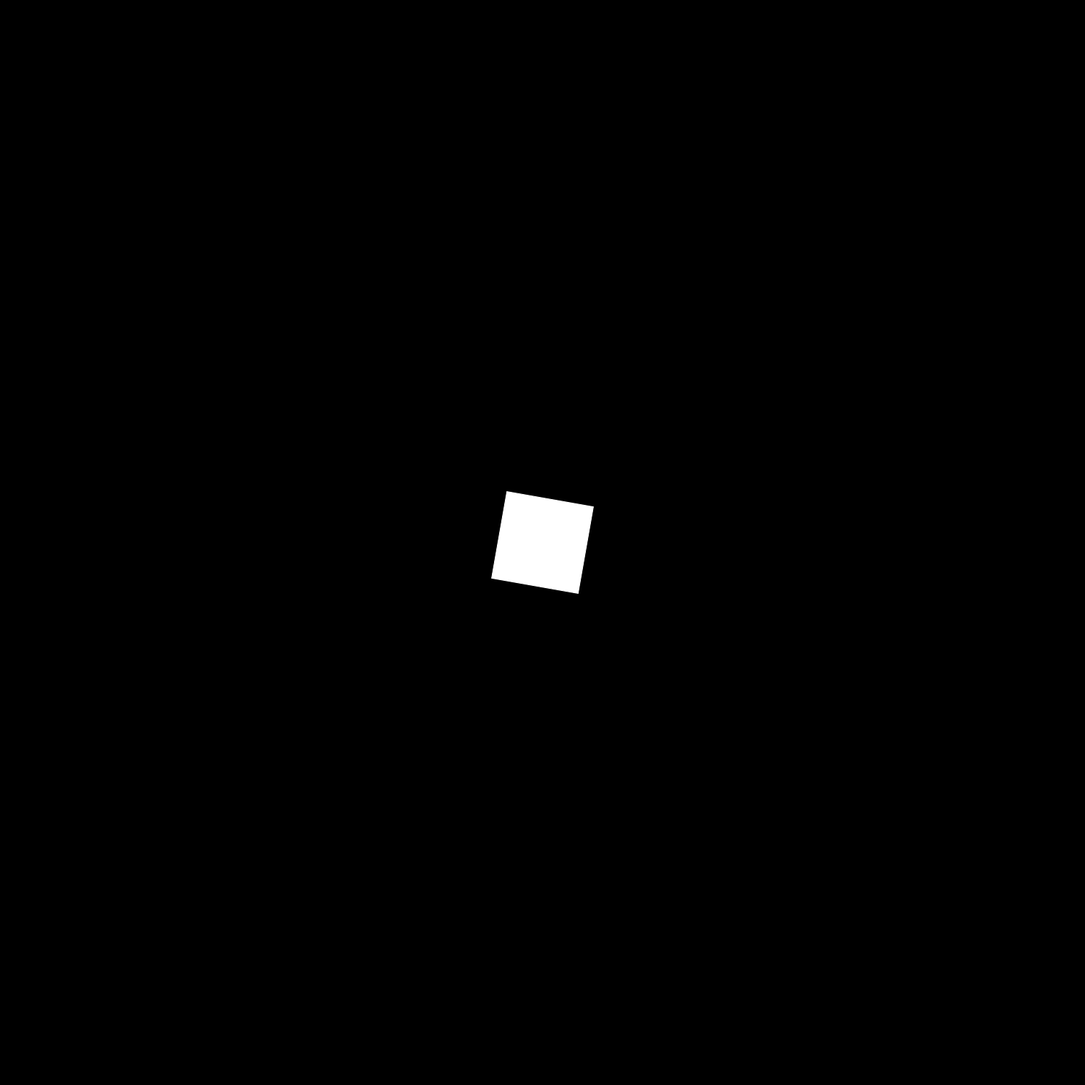
Frame 1 (no input)
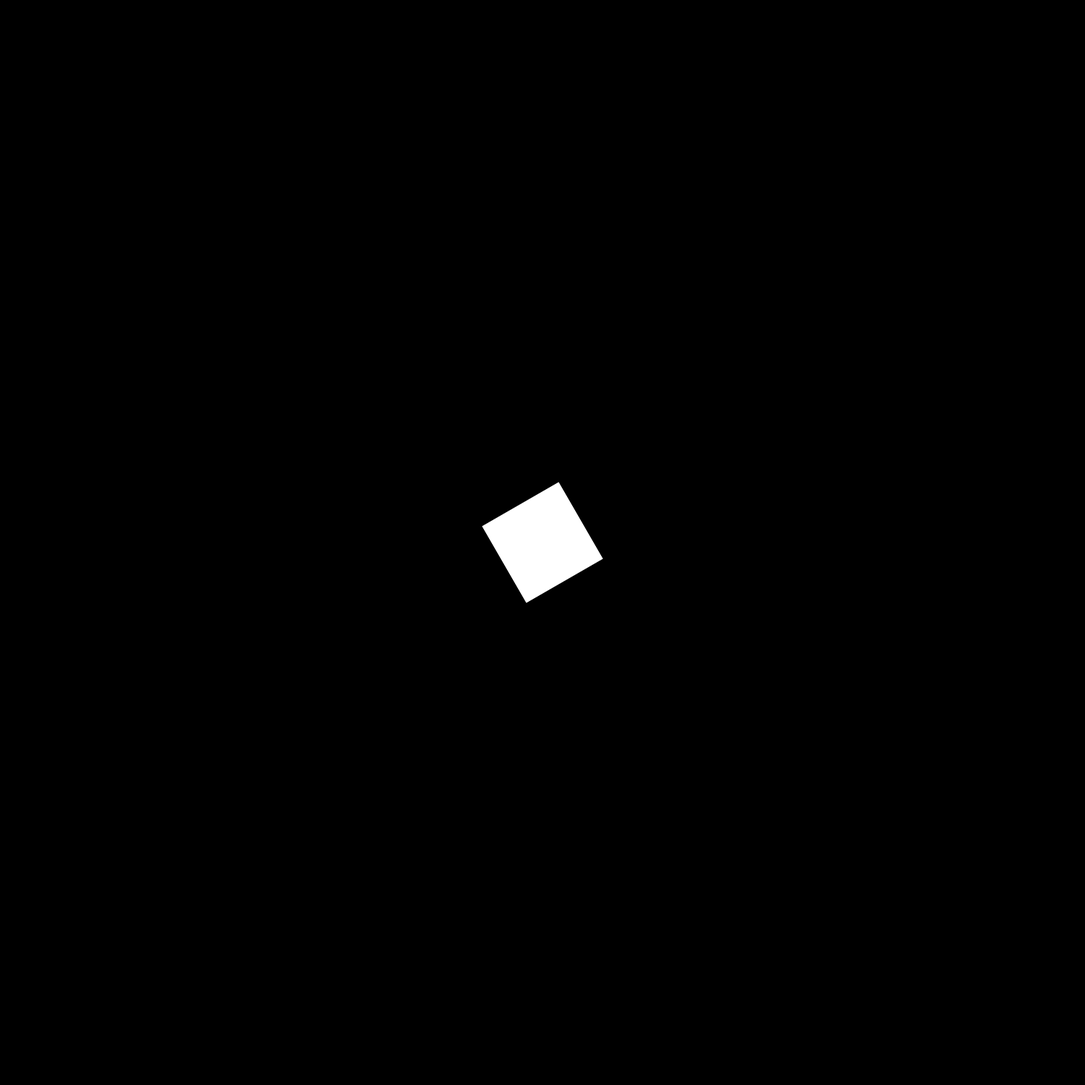
Frame 60 (no input)
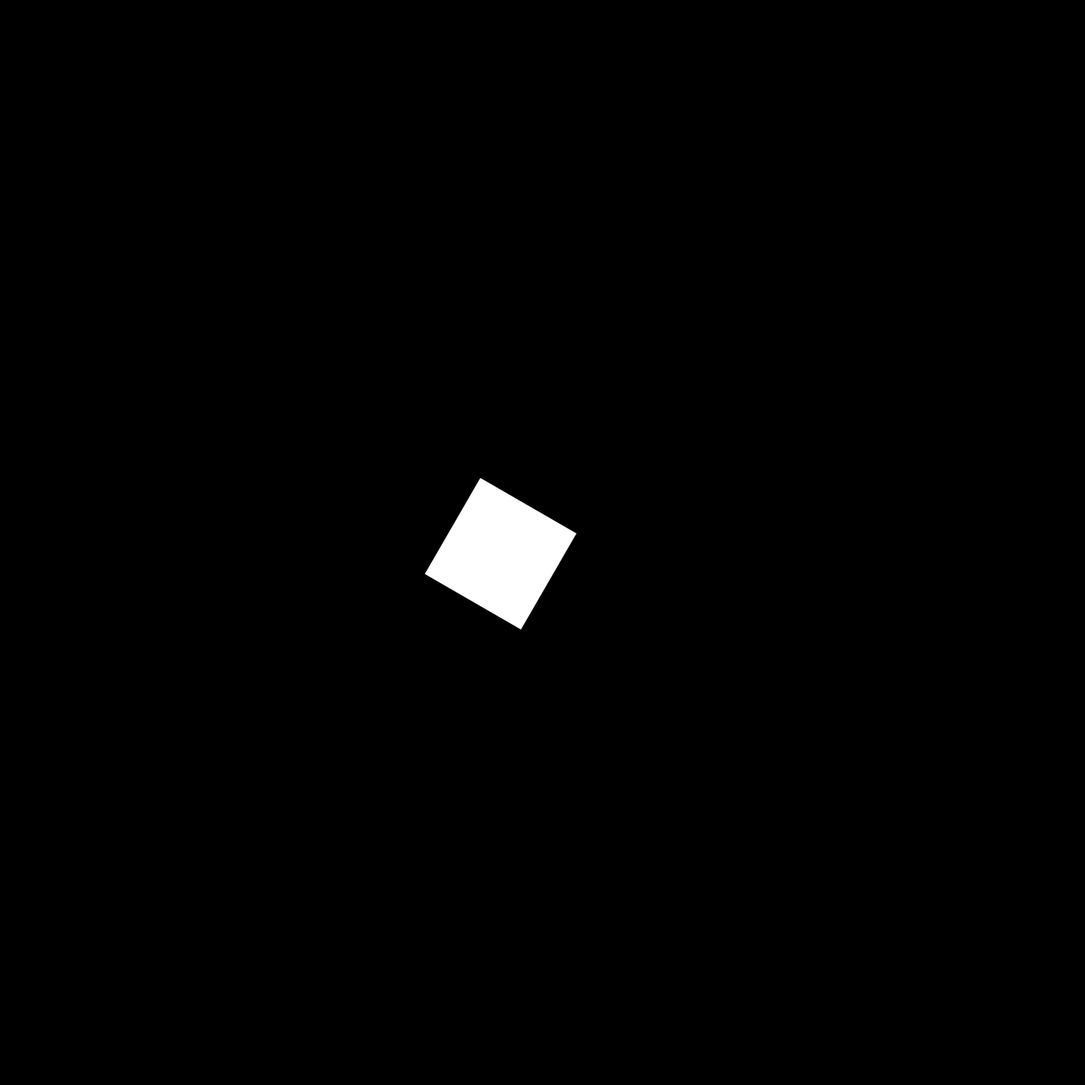
Frame 120 (the mouse pressed at the canvas centre since frame 60)

The p5.js sketch that drew these frames (run headless with seeded random() and noise() and a simulated clock; from frame 60 on, the mouse is pressed at the canvas centre):

// p5.js sketch
// ── sketch.js
//Daniel Shiffman Nature of Code CH 6 

var atom;
var s;

function setup() {
    createCanvas(1500,1500);
     rectMode(CENTER);
    atom = new Atom(0,0);
    
    s = 3*random(0,10);
}


function Atom(x, y, m) {
  this.pos = createVector(x, y);
  this.vel = createVector(0, 0);
  this.acc = createVector(0, 0);
  this.maxspeed = 1;
  this.maxforce = 0.9;
    
    this.applyForce = function(force) {
        this.acc.add(force);
     }
    
    this.arrive = function(target) {
        
        var desired = p5.Vector.sub(target, this.pos);
        
      //  desired.setMag(this.maxspeed);
        
        var d = desired.mag();
        
        if (d<50){
            
            var m = map(d,0,50,0, this.maxspeed);
            desired.setMag(m);
        } else{
            desired.setMag(this.maxspeed)
            
        }
        
        
        var steering = p5.Vector.sub(desired, this.vel);
        steering.limit(this.maxforce);
        
        this.applyForce(steering);
    }
    
    this.update = function (){
        this.vel.add(this.acc);
        this.vel.limit(this.maxspeed);
        this.pos.add(this.vel);
        this.acc.set(0, 0);
    }
   
    this.display = function() {
        fill(255);
        stroke(255);
        push();
        translate(width/2,height/2);
        rotate(radians(frameCount*10));
        rect(this.pos.x, this.pos.y, 100+s, 100+s);
        pop();         
}
}

    
       
function draw(){
    background(0);
    
   // for(var i = 0; i.length; i++){
        

    
    var target = createVector(mouseX, mouseY);
    atom.arrive(target);
    
    atom.update();
    atom.display();
    }

function mousePressed() {
    
    s = s + random(0,150);
}
